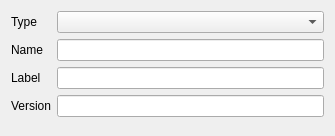
<?xml version="1.0" encoding="UTF-8"?>
<ui version="4.0">
 <class>ItemDefInputForm</class>
 <widget class="QWidget" name="ItemDefInputForm">
  <property name="geometry">
   <rect>
    <x>0</x>
    <y>0</y>
    <width>335</width>
    <height>136</height>
   </rect>
  </property>
  <property name="windowTitle">
   <string>Form</string>
  </property>
  <layout class="QFormLayout" name="formLayout">
   <item row="0" column="0">
    <widget class="QLabel" name="label">
     <property name="text">
      <string>Type</string>
     </property>
    </widget>
   </item>
   <item row="0" column="1">
    <widget class="QComboBox" name="cbTypes"/>
   </item>
   <item row="1" column="0">
    <widget class="QLabel" name="label_2">
     <property name="text">
      <string>Name</string>
     </property>
    </widget>
   </item>
   <item row="1" column="1">
    <widget class="QLineEdit" name="leName"/>
   </item>
   <item row="2" column="0">
    <widget class="QLabel" name="label_4">
     <property name="text">
      <string>Label</string>
     </property>
    </widget>
   </item>
   <item row="2" column="1">
    <widget class="QLineEdit" name="leLabel"/>
   </item>
   <item row="3" column="0">
    <widget class="QLabel" name="label_3">
     <property name="text">
      <string>Version</string>
     </property>
    </widget>
   </item>
   <item row="3" column="1">
    <widget class="QLineEdit" name="leVersion"/>
   </item>
  </layout>
 </widget>
 <resources/>
 <connections/>
</ui>
